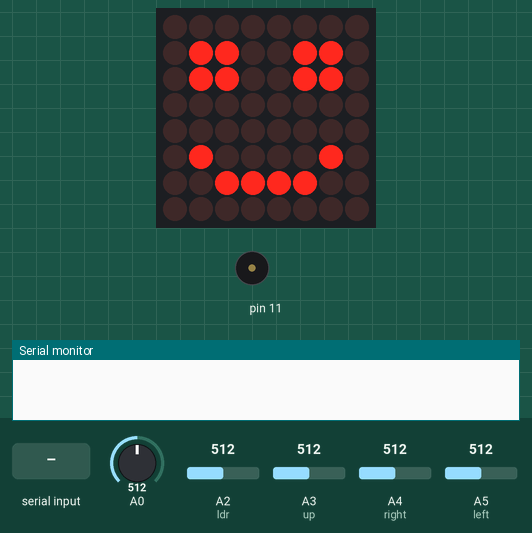
Simulated run of this sketch. Board: Arduino Uno, built with avr-gcc and run on an emulated ATmega328P. Shown: 8×8 LED matrix, buzzer (waves = sounding), the last lines printed to the serial monitor. The test bench sets the inputs (shaded band); at power-on: A0 = 512, A3 (up) = 512, A5 (left) = 512, A4 (right) = 512, A2 (ldr) = 512. Random numbers use the default seed unless the sketch sets one.

Above: at 12.7 s.
12.8 s: A0 set to 716
At 15.1 s:
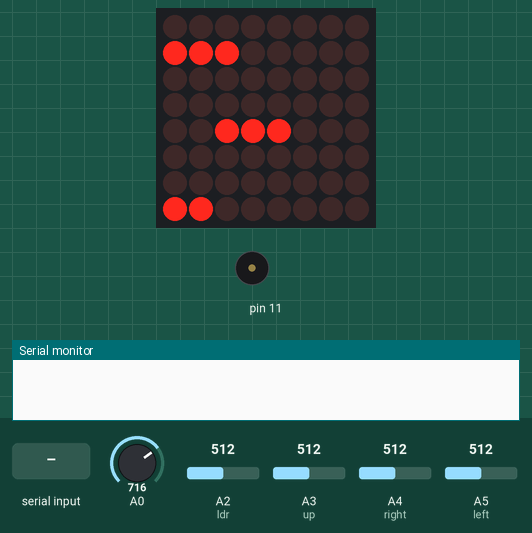
15.2 s: A3 (up) set to 487
At 17.8 s:
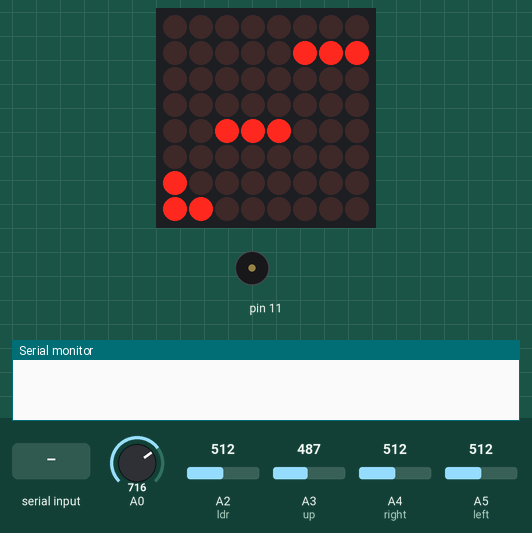
18.3 s: A5 (left) set to 487
At 19.3 s:
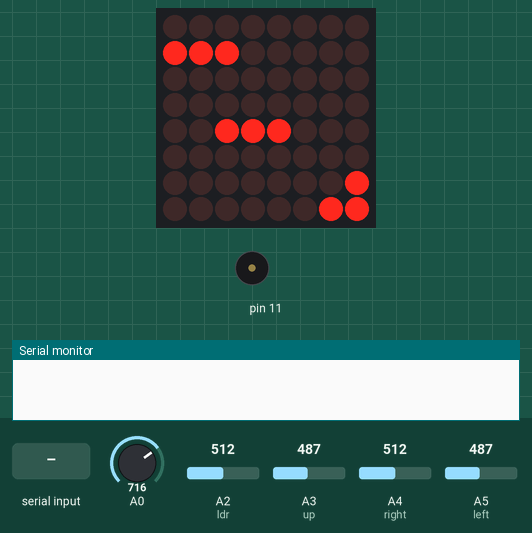
20.9 s: A3 (up) set to 510
At 25.7 s:
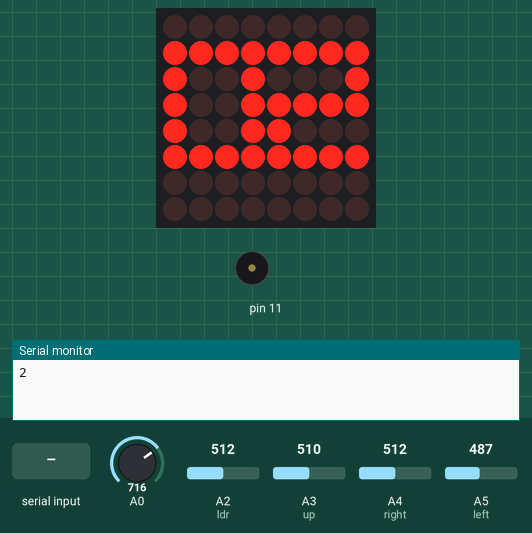
26.6 s: A4 (right) set to 490
At 29.5 s:
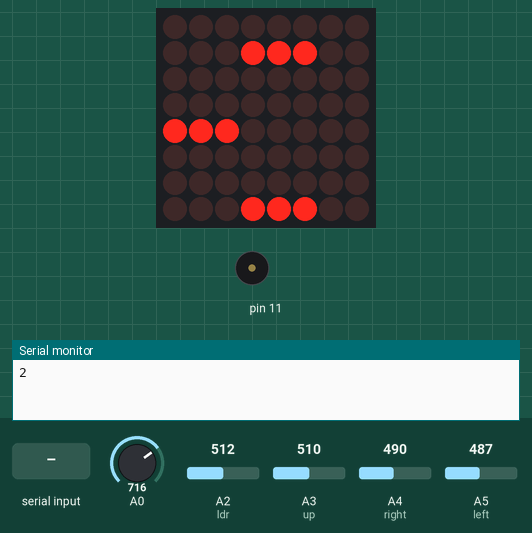
29.7 s: "a" received over Serial
At 31.0 s:
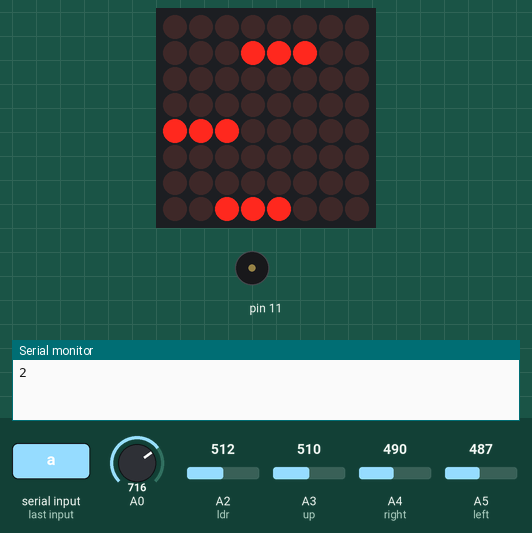
Timing chart, 0 to 42.1 s (numbered marks = the images above; inputs shaded):
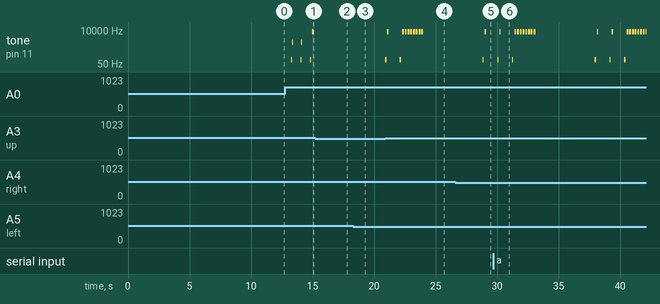

Measured:
- the behaviour switches between 501 and 500 on A3 (up) (found by bisection; images 1 and 2)
- the behaviour switches between 501 and 500 on A5 (left) (found by bisection; images 2 and 3)
- the behaviour switches between 501 and 500 on A4 (right) (found by bisection; images 4 and 5)
- after the input at 20.9 s, tone on pin 11: plays 100 Hz for 0.10 s, 7500 Hz for 0.10 s, 100 Hz for 0.10 s, 7500 Hz for 0.15 s, 7500 Hz for 0.15 s, 7500 Hz for 0.15 s … (11 notes in this stretch), starting at once
- by itself, tone on pin 11: plays 100 Hz for 0.07 s, 1500 Hz for 0.05 s, 100 Hz for 0.06 s, 1500 Hz for 0.05 s, 100 Hz for 0.10 s, 7500 Hz for 0.10 s
- what the display in image 2 shows lasts 0.6 s, from 17.4 s to 18.0 s
- what the display in image 6 shows lasts 1.0 s, from 30.2 s to 31.2 s

The sketch:

EggGameLEDMain.ino
```cpp
// Electromania

#include <LedControlMS.h>
#include <EEPROM.h>

// LED Matrix display
LedControl lc=LedControl(8,7,6,1);

// Global Variables
#define width 8 // length of LED matrix
#define height 8 // breadth of LED matrix
int lives, score; // lives and score of the player
boolean over; // variable to mark end of the game

// Permanent memory variables
byte highScore=0; // variable to store all time highscore
int address=0; // address where highscore is stored in memory

// Game Objects
#define nobj 4 // number of baskets in screen + 1
int x[nobj],y[nobj]; // x and y coordinates of baskets
double xpos[nobj];
double sp[nobj];
int len[nobj]; // their speeds and lengths

// Game Egg
int X,Y; // coordinates of the egg
int jumpHt = 3; // maximum jumping height
int jf=0,ji=0; // jumping flag and index

// Game Settings
long frameRate=10; // time lapse in millisec
long t1,t2; // initial and final times
int val=0; // value for reading input

// Game Area
boolean board[height][width]; // virtual board or screen

// Joystick Pin configuration
int right=A4,left=A5,up=A3;

// Light Sensor
int ldr=A2;

void setup()
{
  Serial.begin(9600); // Serial communication for debugging

  // LED Matrix Initialization
  lc.shutdown(0,false);
  lc.setIntensity(0,1);
  lc.clearDisplay(0);

  // High Score Initialization
  highScore = EEPROM.read(address);

  // Start Screen
  startScreen(); // displaying name of game
  delay(500);
  lc.clearDisplay(0);
}//setup()

void loop()
{
  delay(500);
  imageShow(1);
  delay(1000);
  gameInit(); // Initializes the game
  gamebegin(); // Game starts
  imageShow(2); // Game ended
  delay(1000);
  displayScore(); // displaying the score of the player
  keyPress(); // waiting for the player to respond
}//loop()

void gameInit()
{
  // Initializes game variables
  lives=3; // Default lives
  score=0;
  over=false;
  jf=ji=0;
  x[0] = width/2; // Placing the basket to the centre
  y[0] = 7; // Placing the basket at the bottom
  sp[0] = 0.0; // Giving it default speed of zero
  len[0] = 3; // Giving the default length of 3
  xpos[0] = (double)x[0];
  // Randomising other baskets
  for (int i=1;i<nobj;i++)
  {
    x[i] =randomNum(width-2)+1; // Random postion
    xpos[i] = (double)x[i];
    y[i] = y[i-1]-3;
    sp[i] = 0;// initially at rest
    len[i] = 3;
  }//for loop
  X = x[0]; // keeping the egg on the lowermost basket
  Y = y[0]-1;

  t1 = millis(); // starting time
  t2 = t1;
}//gameInit()

void gamebegin()
{
  while (1)
  {
    if (!over) // game is not over
    {
      if (t2-t1>=frameRate) // checking for frameRates without delay
      {
        t1 = t2;
        enterFrame(); // function responsible for spontaneous and continuos processes
      }//if block

      // Serial commmunication
      if (Serial.available())
        val = Serial.read();
      switch (val)
      {
        case 'a' :
          if (x[0]>0)
            x[0]--;
          if (jf==0)
            X=x[0];
          val=0;
          draw();
          break;
        case 'd' :
          if (x[0]<width-1)
            x[0]++;
          if (jf==0)
            X=x[0];
          val=0;
          draw();
          break;
        case 'w' :
          if (jf==0) // if egg is on the basket then only it can be thrown
          {
            jf=1; // flag value 1 denotes egg is moving upwards
            ji=0;
            tone(11,100,100); // Jumping sound
          }//if block
          val=0;
          draw();
          break;
      }//switch block

      // Reading the sensor values
      int leftVal = analogRead(left); // value read by the joystick in left position
      int rightVal = analogRead(right); // value read by the joystick in right position
      int upVal = analogRead(up); // value read by other joystick for throwing the egg

      // Joystick control
      if (leftVal>500) // Joystick moved left
      {
        if (x[0]>0) // if basket is inside the screen then only move
          x[0]--; // moving to the left
        if (jf==0) // if egg is not in air then only follow the basket
          X=x[0];
      }//if block
      else if (rightVal>500) // Joystick moved right
      {
        if (x[0]<width-1) // if basket is inside the screen then only move
          x[0]++; // moving to the right
        if (jf==0) // if egg is not in air then only follow the basket
          X=x[0];
      }//else if block
      if (upVal>500) // Joystick moved up
      {
        if (jf==0) // if egg is on the basket then only it can be thrown
        {
          jf=1; // flag value 1 denotes egg is moving upwards
          ji=0;
          tone(11,100,100); // Jumping sound
        }//if block
      }//else block

      t2 = millis(); // Current time
    }//if block
    else // Game Over
    {
      death(); // Death transition
      boardReset(); // screen is cleared
      draw();
      Serial.println(score); // Score serial printted
      return;
    }//if block
  }//while loop
}//gamebegin()

void enterFrame()
{
  for (int o=1;o<nobj;o++)
  {
    xpos[o]+=sp[o]; // moving every basket with respective speeds
    x[o]=(int)xpos[o];
    if ((x[o]+len[o]/2>width-1)||(x[o]-len[o]/2<0)) // bounding the motion of the baskets or setting screen as the limits
      sp[o]*=-1; // changing the direction of the moving baskets
  }//for loop
  if (jf==1) // egg is moving upwards
  {
    if (ji<jumpHt)
    {
      Y-=jf; // egg moving upwards
      ji++;
    }//if block
    else
    {
      jf=-1; // flag value of -1 represents egg is falling
      ji=0;
    }//else block
  }//if block
  if (jf==-1) // egg is falling freely
  {
    if (Y>height) // Egg missed
      missed();
    if (Y==y[1]-1&&X>=x[1]-len[1]/2&&X<=x[1]+len[1]/2)// Egg caught in basket
      caught();
    else // Egg still falling
      Y-=jf;
  }//if block
  autoBrightness(); // setting screen brightness depending upon the exposure
  draw(); // displaying the screen or game status
}//enterFrame()

void draw()
{
  boardReset();
  // Detecting the positions of the objects
  for (int i=0;i<height;i++)
    for (int j=0;j<width;j++)
      for (int o=0;o<nobj;o++)
        if (((i==y[o])&&(j>=x[o]-len[o]/2)&&(j<=x[o]+len[o]/2))||(j==X&&i==Y))
          board[i][j]=true;
  for (int i=0;i<height;i++)
  {
    for (int j=0;j<width;j++)
      lc.setLed(0,i,j,board[i][j]);
    delay(1);
  }//for loop
}//draw()

void boardReset()
{
  // clearing the board
  for (int i=0;i<height;i++)
    for (int j=0;j<width;j++)
      board[i][j]=false;
}//boardReset()

void missed()
{
  // egg was not caught
  // so penalty imposed
  lives--; // one life is deducted
  if (lives<=0) // if no more lives left
    over = true; // Game Over
  else // giving another chance to the player
  {
    // egg replaced on the basket
    tone(11,7500,100); // Fault tone played
    delay(1000);
    jf=0;
    ji=0;
    X=x[0];
    Y=y[0]-1;
  }//if block()
}//missed()

void caught()
{
  // egg was caught in the upper basket
  // centralising the egg on the basket
  X = x[1];
  tone (11,1500,50);
  // Scrolling objects down
  int diff = y[0]-y[1];
  for (int i=0;i<diff;i++)
  {
    for (int o=0;o<nobj;o++)
      y[o]++;
    Y++;
    // giving an animated effect of scrolling
    for (int ani=0;ani<10;ani++)
      draw();
  }//for loop
  // Swapping objects
  for (int i=0;i<nobj-1;i++)
  {
    x[i]=x[i+1];
    xpos[i]=xpos[i+1];
    y[i]=y[i+1];
    len[i]=len[i+1];
    sp[i]=sp[i+1];
  }//for loop
  sp[0]=0.0;
  // Setting random data
  x[nobj-1]=randomNum(width-2)+1;
  y[nobj-1]=y[nobj-2]-3;
  len[nobj-1]=3;
  //sp[nobj-1]=0.5;//random(3)-1;
  if (score<=10)
    sp[nobj-1] = (randomNum(7)-3)/25.0;
  else if (score<=25)
    sp[nobj-1] = (randomNum(score)-score/2)/25.0;
  else
    sp[nobj-1] = (randomNum(score)-score/2)/10.0;
  score++;
  jf=0;
}//caught()

void startScreen()
{
  // Egg Game Scrolling Text
  byte strt[height][47]={{0,0,0,0,0,0,0,0,0,0,0,0,0,0,0,0,0,0,0,0,0,0,0,0,0,0,0,0,0,0,0,0,0,0,0,0,0,0,0,0,0,0,0,0,0,0,0},
                         {0,0,0,0,0,0,0,0,1,1,1,0,1,1,1,0,1,1,1,0,0,0,1,1,1,0,1,1,1,0,1,0,0,0,1,0,1,1,1,0,0,0,0,0,0,0,0},
                         {0,0,0,0,0,0,0,0,1,0,0,0,1,0,0,0,1,0,0,0,0,0,1,0,0,0,1,0,1,0,1,1,0,1,1,0,1,0,0,0,0,0,0,0,0,0,0},
                         {0,0,0,0,0,0,0,0,1,1,0,0,1,1,1,0,1,1,1,0,0,0,1,1,1,0,1,1,1,0,1,0,1,0,1,0,1,1,0,0,0,0,0,0,0,0,0},
                         {0,0,0,0,0,0,0,0,1,0,0,0,1,0,1,0,1,0,1,0,0,0,1,0,1,0,1,0,1,0,1,0,0,0,1,0,1,0,0,0,0,0,0,0,0,0,0},
                         {0,0,0,0,0,0,0,0,1,1,1,0,1,1,1,0,1,1,1,0,0,0,1,1,1,0,1,0,1,0,1,0,0,0,1,0,1,1,1,0,0,0,0,0,0,0,0},
                         {0,0,0,0,0,0,0,0,0,0,0,0,0,0,0,0,0,0,0,0,0,0,0,0,0,0,0,0,0,0,0,0,0,0,0,0,0,0,0,0,0,0,0,0,0,0,0},
                         {0,0,0,0,0,0,0,0,0,0,0,0,0,0,0,0,0,0,0,0,0,0,0,0,0,0,0,0,0,0,0,0,0,0,0,0,0,0,0,0,0,0,0,0,0,0,0}};
  for (int k=0;k<47-width+1;k++)
  {
    for (int i=0;i<height;i++)
    {
      for (int j=0;j<width;j++)
        lc.setLed(0,i,j,strt[i][j+k]);
      delay(2);
    }//for loop
    delay(250);
  }//for loop
}//startScreen()

void death()
{
  for (int k=0;k<8;k++)
  {
    tone(11,7500,150);
    for (int i=0;i<height;i++)
      for (int j=0;j<width;j++)
        lc.setLed(0,i,j,board[i][j]);
    delay(100);
    for (int i=0;i<height;i++)
      for (int j=0;j<width;j++)
        lc.setLed(0,i,j,!board[i][j]);
    delay(100);
  }//for loop
}//death()

void imageShow(int x)
{
  byte img[height][width];
  switch (x)
  {
    case 1:
      // Happy Face
      {
      byte tmpimg[height][width]={{0,0,0,0,0,0,0,0},
                                  {0,1,1,0,0,1,1,0},
                                  {0,1,1,0,0,1,1,0},
                                  {0,0,0,0,0,0,0,0},
                                  {0,0,0,0,0,0,0,0},
                                  {0,1,0,0,0,0,1,0},
                                  {0,0,1,1,1,1,0,0},
                                  {0,0,0,0,0,0,0,0}};
      for (int i=0;i<height;i++)
        for (int j=0;j<width;j++)
          img[i][j]=tmpimg[i][j];
      }
      break;
    case 2:
      // Sad Face
      {
      byte tmpimg[height][width]={{0,0,0,0,0,0,0,0},
                                  {0,1,1,0,0,1,1,0},
                                  {0,1,1,0,0,1,1,0},
                                  {0,0,0,0,0,0,0,0},
                                  {0,0,0,0,0,0,0,0},
                                  {0,0,1,1,1,1,0,0},
                                  {0,1,0,0,0,0,1,0},
                                  {0,0,0,0,0,0,0,0}};
      for (int i=0;i<height;i++)
        for (int j=0;j<width;j++)
          img[i][j]=tmpimg[i][j];
      }
      break;
    case 3:
      // Up Arrow
      {
      byte tmpimg[height][width]={{0,0,0,0,0,0,0,0},
                                  {0,0,0,1,1,0,0,0},
                                  {0,0,1,0,0,1,0,0},
                                  {0,1,0,0,0,0,1,0},
                                  {0,0,0,1,1,0,0,0},
                                  {0,0,1,0,0,1,0,0},
                                  {0,1,0,0,0,0,1,0},
                                  {0,0,0,0,0,0,0,0}};
      for (int i=0;i<height;i++)
        for (int j=0;j<width;j++)
          img[i][j]=tmpimg[i][j];
      }
      break;
    case 4:
      // Up Arrow Animated
      {
      byte tmpimg[height][width]={{0,0,0,1,1,0,0,0},
                                  {0,0,1,0,0,1,0,0},
                                  {0,1,0,0,0,0,1,0},
                                  {0,0,0,1,1,0,0,0},
                                  {0,0,1,0,0,1,0,0},
                                  {0,1,0,0,0,0,1,0},
                                  {0,0,0,0,0,0,0,0},
                                  {0,0,0,0,0,0,0,0}};
      for (int i=0;i<height;i++)
        for (int j=0;j<width;j++)
          img[i][j]=tmpimg[i][j];
      }
      break;
  }//switch block
  for (int i=0;i<height;i++)
    for (int j=0;j<width;j++)
      lc.setLed(0,i,j,img[i][j]);
}//imageShow()

void won()
{
  for (int a=0;a<4;a++)
  {
    lc.clearDisplay(0);
    for (int i=a;i<height-a;i++)
    {
      lc.setLed(0,a,i,true);
      lc.setLed(0,height-a-1,i,true);
      lc.setLed(0,i,a,true);
      lc.setLed(0,i,height-a-1,true);
    }//for loop
    delay(250);
  }//for loop
  for (int a=3;a>=0;a--)
  {
    lc.clearDisplay(0);
    for (int i=a;i<height-a;i++)
    {
      lc.setLed(0,a,i,true);
      lc.setLed(0,height-a-1,i,true);
      lc.setLed(0,i,a,true);
      lc.setLed(0,i,height-a-1,true);
    }//for loop
    delay(250);
  }//for loop
}//won()

int randomNum(int num)
{
  int t=0;
  int l=analogRead(0); // this PORT must be left unconnected
  for (int i=0;i<l;i++)
    t=random(num);
  t=random(num);
  return t;
}//randomNum

void displayScore()
{
  byte num[10][height][4]={{{0,0,0,0}, // Zero
                            {1,1,1,1},
                            {1,0,0,1},
                            {1,0,0,1},
                            {1,0,0,1},
                            {1,1,1,1},
                            {0,0,0,0},
                            {0,0,0,0}},
                           {{0,0,0,0}, // One
                            {0,0,1,0},
                            {0,0,1,0},
                            {0,0,1,0},
                            {0,0,1,0},
                            {0,0,1,0},
                            {0,0,0,0},
                            {0,0,0,0}},
                           {{0,0,0,0}, // Two
                            {1,1,1,1},
                            {0,0,0,1},
                            {1,1,1,1},
                            {1,0,0,0},
                            {1,1,1,1},
                            {0,0,0,0},
                            {0,0,0,0}},
                           {{0,0,0,0}, // Three
                            {0,1,1,1},
                            {0,0,0,1},
                            {0,0,1,1},
                            {0,0,0,1},
                            {0,1,1,1},
                            {0,0,0,0},
                            {0,0,0,0}},
                           {{0,0,0,0}, // Four
                            {1,0,0,1},
                            {1,0,0,1},
                            {1,1,1,1},
                            {0,0,0,1},
                            {0,0,0,1},
                            {0,0,0,0},
                            {0,0,0,0}},
                           {{0,0,0,0}, // Five
                            {1,1,1,1},
                            {1,0,0,0},
                            {1,1,1,1},
                            {0,0,0,1},
                            {1,1,1,1},
                            {0,0,0,0},
                            {0,0,0,0}},
                           {{0,0,0,0}, // Six
                            {1,1,1,1},
                            {1,0,0,0},
                            {1,1,1,1},
                            {1,0,0,1},
                            {1,1,1,1},
                            {0,0,0,0},
                            {0,0,0,0}},
                           {{0,0,0,0}, // Seven
                            {1,1,1,1},
                            {0,0,0,1},
                            {0,0,0,1},
                            {0,0,0,1},
                            {0,0,0,1},
                            {0,0,0,0},
                            {0,0,0,0}},
                           {{0,0,0,0}, // Eight
                            {1,1,1,1},
                            {1,0,0,1},
                            {1,1,1,1},
                            {1,0,0,1},
                            {1,1,1,1},
                            {0,0,0,0},
                            {0,0,0,0}},
                           {{0,0,0,0}, // Nine
                            {1,1,1,1},
                            {1,0,0,1},
                            {1,1,1,1},
                            {0,0,0,1},
                            {1,1,1,1},
                            {0,0,0,0},
                            {0,0,0,0}}};

  boolean feed=false;
  // Checking if highscore record is broken
  if (score>highScore)
  {
    // New HighScore
    feed=true;
    won();
    highScore=score;
    EEPROM.write(address,highScore);
  }//if block

  if (feed||score>=100)
  {
    // High score created or
    // Score has more than two digits therefore scrolling required
    int cnt=0;
    // counting digits
    for (int tmp=score;tmp!=0;tmp/=10,cnt++);
    int arrLen=8+cnt*4+8;
    byte scoreArr[height][arrLen];
    for (int i=0;i<height;i++)
      for (int j=0;j<arrLen;j++)
        scoreArr[i][j]=0;
    int n=score;
    for (int k=1;k<=cnt;k++)
    {
      int tmp=n%10;
      for (int i=0;i<height;i++)
        for (int j=0;j<4;j++)
          scoreArr[i][arrLen-8-k*4+j]=num[tmp][i][j];
      n/=10;
    }//for loop

    for (int k=0;k<arrLen-width+1;k++)
    {
      for (int i=0;i<height;i++)
      {
        for (int j=0;j<width;j++)
          lc.setLed(0,i,j,scoreArr[i][j+k]);
        delay(2);
      }//for loop
      delay(200);
    }//for loop
    imageShow(3);
  }//else block
  if (score<100)
  {
    // Score is a two digit number so no need of scrolling
    int t=0,u=0;
    t=score/10; // Tens
    u=score%10; // Units
    for (int i=0;i<height;i++)
      for (int j=0;j<width;j++)
      {
        if (j<4)
          lc.setLed(0,i,j,num[t][i][j]);
        else
          lc.setLed(0,i,j,num[u][i][j-4]);
      }//for loop
  }//if block
  delay(2000);
}//displayScore()

void keyPress()
{
  // waiting for player to respond to continue game
  long time1=millis(); // initial time
  long time2=time1;
  int flagAni=0,aniFrame=3;
  while (1)
  {
    if (flagAni==0&&time2-time1>5000)
    {
      // waitting for more than  5sec
      // telling user to continue
      imageShow(aniFrame);
      flagAni=1;
      time1=time2;
    }//if block
    if (flagAni==1&&time2-time1>500)
    {
      // start animation
      if (aniFrame==3)
        aniFrame=4;
      else
        aniFrame=3;
      imageShow(aniFrame);
      time1=time2;
    }//if block
    if (Serial.available()>0)
      return;
    if (analogRead(up)>500)
      return;
    delay(2);
    time2=millis();
  }//while loop
}//keyPress()

void autoBrightness()
{
  int ldrVal = analogRead(ldr);
  lc.setIntensity(0,ldrVal*8/1024);
}//autoBrightness()
```
